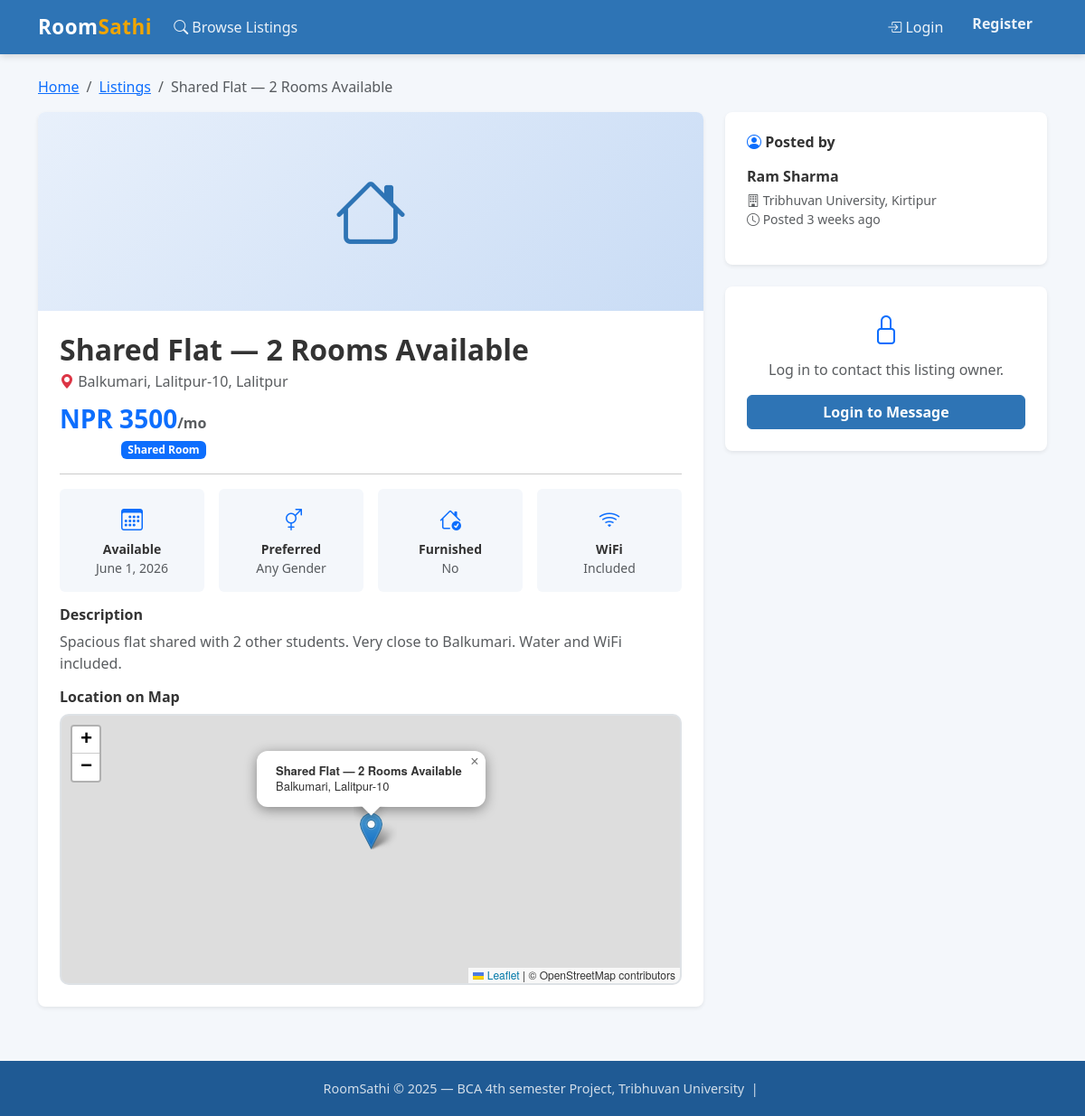
Page /listings/2/ on the committed database.
### listings/models.py (models this page shows, shortened)
class Listing(models.Model):
    owner          = models.ForeignKey(User, on_delete=models.CASCADE, related_name='listings')
    title          = models.CharField(max_length=150)
    description    = models.TextField(max_length=600)
    city           = models.CharField(max_length=50, choices=CITY_CHOICES)
    address        = models.CharField(max_length=250)
    rent           = models.PositiveIntegerField(help_text='Monthly rent in NPR')
    room_type      = models.CharField(max_length=10, choices=ROOM_TYPES)
    gender_pref    = models.CharField(max_length=1, choices=GENDER_PREF, default='A')
    available_from = models.DateField()
    furnished      = models.BooleanField(default=False)
    wifi           = models.BooleanField(default=False)
    water_included = models.BooleanField(default=False)
    latitude       = models.DecimalField(max_digits=9, decimal_places=6, blank=True, null=True, help_text='e.g. 27.7172')
    longitude      = models.DecimalField(max_digits=9, decimal_places=6, blank=True, null=True, help_text='e.g. 85.3240')
    photo          = models.ImageField(upload_to='listing_photos/', blank=True, null=True)
    is_active      = models.BooleanField(default=True)
    created_at     = models.DateTimeField(auto_now_add=True)
    class Meta:
        ordering = ['-created_at']

### accounts/models.py (models this page shows, shortened)
class UserProfile(models.Model):
    user    = models.OneToOneField(User, on_delete=models.CASCADE, related_name='profile')
    college = models.CharField(max_length=200)
    phone   = models.CharField(max_length=15, blank=True)
    city    = models.CharField(max_length=100, default='Kathmandu')
    bio     = models.TextField(blank=True, max_length=300)

### listings/views.py (the view, shortened to what this page needs)
# urls.py: path('listings/<int:pk>/',      views.listing_detail,    name='listing_detail'),
def listing_detail(request, pk):
    listing      = get_object_or_404(Listing, pk=pk, is_active=True)
    contact_form = ContactForm()
    return render(request, 'listings/listing_detail.html', {'listing': listing, 'contact_form': contact_form})

### templates/listings/listing_detail.html (shortened to what this page needs)
{% extends 'base.html' %}
{% block content %}
<div class="container my-4">
  <nav aria-label="breadcrumb">
    <ol class="breadcrumb">
      <li class="breadcrumb-item"><a href="{% url 'home' %}">Home</a></li>
      <li class="breadcrumb-item"><a href="{% url 'listing_list' %}">Listings</a></li>
      <li class="breadcrumb-item active">{{ listing.title }}</li>
    </ol>
  </nav>
  <div class="row g-4">
    <div class="col-lg-8">
      <div class="bg-white rounded-3 shadow-sm overflow-hidden">
        {% if listing.photo %}
          <img src="{{ listing.photo.url }}" alt="{{ listing.title }}" class="w-100" style="max-height:380px; object-fit:cover;">
        {% else %}
          <div style="height:220px; background:linear-gradient(135deg,#e8f0fb,#c9dcf5); display:flex; align-items:center; justify-content:center; font-size:5rem; color:var(--primary)">
            <i class="bi bi-house"></i>
          </div>
        {% endif %}
        <div class="p-4">
          <div class="d-flex justify-content-between align-items-start flex-wrap gap-2">
            <div>
              <h2 class="fw-bold mb-1">{{ listing.title }}</h2>
              <p class="text-muted mb-0"><i class="bi bi-geo-alt-fill text-danger"></i> {{ listing.address }}, {{ listing.city }}</p>
            </div>
            <div class="text-end">
              <div class="fs-3 fw-bold text-primary">NPR {{ listing.rent|floatformat:0 }}<span class="fs-6 text-muted">/mo</span></div>
              <span class="badge bg-primary">{{ listing.get_room_type_display }}</span>
            </div>
          </div>
          <hr>
          <div class="row g-3 mb-3">
            <div class="col-6 col-md-3 text-center">
              <div class="p-3 rounded-2" style="background:var(--light-bg)">
                <i class="bi bi-calendar3 text-primary fs-4"></i>
                <p class="small mb-0 mt-1 fw-semibold">Available</p>
                <p class="small mb-0 text-muted">{{ listing.available_from }}</p>
              </div>
            </div>
            <div class="col-6 col-md-3 text-center">
              <div class="p-3 rounded-2" style="background:var(--light-bg)">
                <i class="bi bi-gender-ambiguous text-primary fs-4"></i>
                <p class="small mb-0 mt-1 fw-semibold">Preferred</p>
                <p class="small mb-0 text-muted">{{ listing.get_gender_pref_display }}</p>
              </div>
            </div>
            <div class="col-6 col-md-3 text-center">
              <div class="p-3 rounded-2" style="background:var(--light-bg)">
                <i class="bi bi-house-check text-primary fs-4"></i>
                <p class="small mb-0 mt-1 fw-semibold">Furnished</p>
                <p class="small mb-0 text-muted">{% if listing.furnished %}Yes{% else %}No{% endif %}</p>
              </div>
            </div>
            <div class="col-6 col-md-3 text-center">
              <div class="p-3 rounded-2" style="background:var(--light-bg)">
                <i class="bi bi-wifi text-primary fs-4"></i>
                <p class="small mb-0 mt-1 fw-semibold">WiFi</p>
                <p class="small mb-0 text-muted">{% if listing.wifi %}Included{% else %}No{% endif %}</p>
              </div>
            </div>
          </div>
          <h6 class="fw-bold">Description</h6>
          <p class="text-muted">{{ listing.description }}</p>
          {% if listing.latitude and listing.longitude %}
          <h6 class="fw-bold mt-3">Location on Map</h6>
          <div id="map"></div>
          {% endif %}
        </div>
      </div>
    </div>
    <div class="col-lg-4">
      <div class="bg-white rounded-3 shadow-sm p-4 mb-4">
        <h6 class="fw-bold mb-3"><i class="bi bi-person-circle text-primary"></i> Posted by</h6>
        <p class="mb-1 fw-semibold">{{ listing.owner.get_full_name|default:listing.owner.username }}</p>
        {% if listing.owner.profile %}
        <p class="text-muted small mb-0"><i class="bi bi-building"></i> {{ listing.owner.profile.college }}</p>
        {% endif %}
        <p class="text-muted small"><i class="bi bi-clock"></i> Posted {{ listing.created_at|timesince }} ago</p>
      </div>
      {% if user.is_authenticated and user != listing.owner %}
      <div class="bg-white rounded-3 shadow-sm p-4">
        <h6 class="fw-bold mb-3"><i class="bi bi-chat-dots text-primary"></i> Send a Message</h6>
        <form method="post">
          {% csrf_token %}
          <div class="mb-3">
            {{ contact_form.message.errors }}
            <textarea name="message" class="form-control" rows="4" placeholder="Write your message here..." required></textarea>
          </div>
          <button type="submit" class="btn btn-primary w-100"><i class="bi bi-send"></i> Send Message</button>
        </form>
      </div>
      {% elif not user.is_authenticated %}
      <div class="bg-white rounded-3 shadow-sm p-4 text-center">
        <i class="bi bi-lock text-primary fs-2"></i>
        <p class="mt-2 text-muted">Log in to contact this listing owner.</p>
        <a href="{% url 'login' %}" class="btn btn-primary w-100">Login to Message</a>
      </div>
      {% endif %}
    </div>
  </div>
</div>
{% endblock %}
{% block extra_js %}
{% if listing.latitude and listing.longitude %}
<link rel="stylesheet" href="https://unpkg.com/leaflet@1.9.4/dist/leaflet.css"/>
{% endif %}
{% endblock %}

### static/css/style.css (style rules this page uses)
:root { --primary: #2E74B5; --primary-dark: #1F5A94; --accent: #F0A500; --light-bg: #F4F7FB; --card-shadow: 0 2px 12px rgba(0, 0, 0, 0.08); }
body { background: var(--light-bg); font-family: 'Segoe UI', sans-serif; color: #333; }
.btn-primary { background: var(--primary); border-color: var(--primary); font-weight: 600; }
#map { height: 300px; border-radius: 10px; border: 2px solid #dee2e6; }

### rows in the picture
Listing: title "Shared Flat — 2 Rooms Available", address "Balkumari, Lalitpur-10", city "Lalitpur", rent "3500", room_type "Shared Room", available_from "June 1, 2026", gender_pref "Any Gender", description "Spacious flat shared with 2 other students. Very close to Balkumari. Water and WiFi included.", owner.get_full_name "Ram Sharma", owner.profile.college "Tribhuvan University, Kirtipur", created_at "3 weeks"
